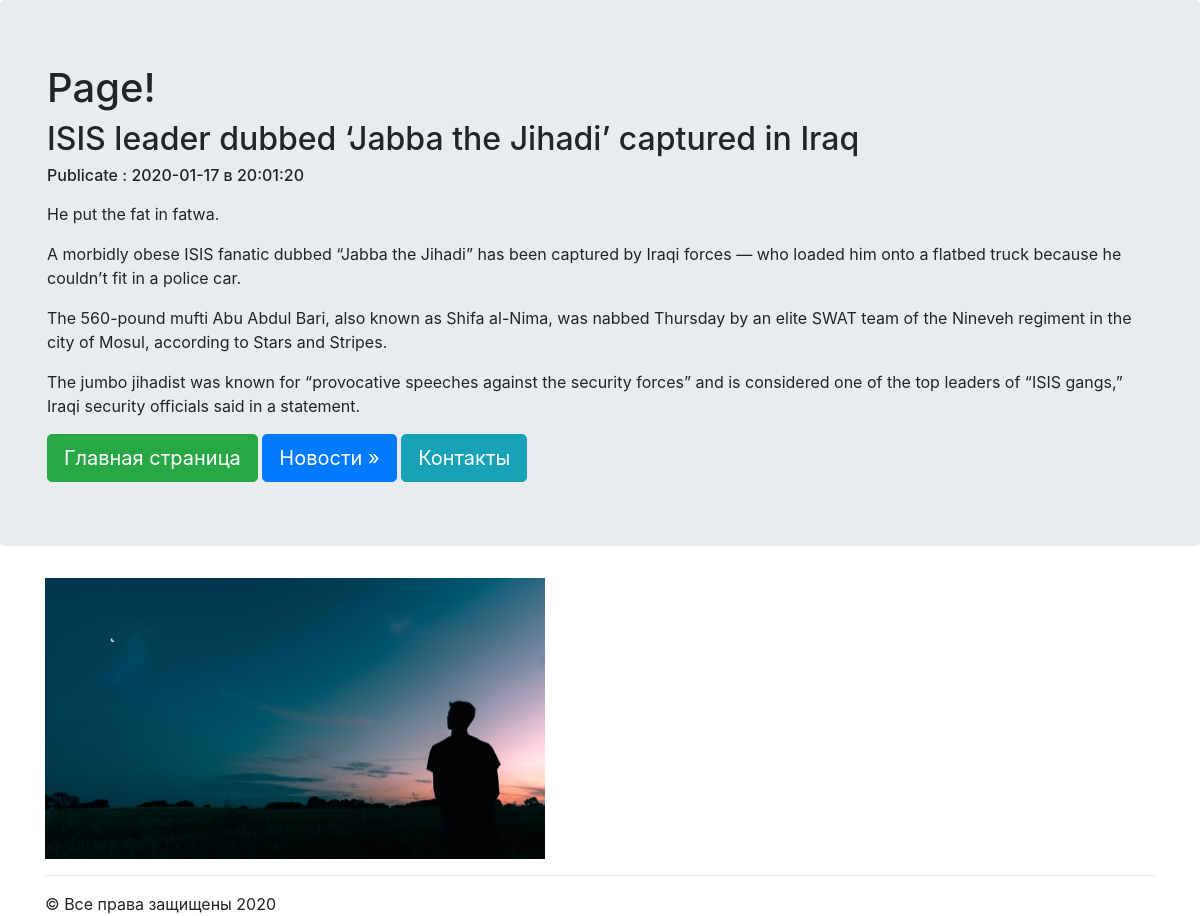
Screenshot of /news/3 with the database file from the repository.
### news/models.py (models this page shows, shortened)
class Articles(models.Model):
    title = models.CharField(max_length=120)
    post = models.TextField()
    date = models.DateTimeField()

### news/templates/news/post.html
{% extends "MainApp/wrapper.html" %}
{% block content %}
    <h2 class="text_info">{{ articles.title }}</h2>
    <h6 class="text_info">Publicate : {{ articles.date|date:"Y-m-d в H:m:s" }}</h6>
    <p>{{ articles.post|safe|linebreaks }}</p>
{% endblock %}

### rows the page displays
Articles: title "ISIS leader dubbed ‘Jabba the Jihadi’ captured in Iraq", date "2020-01-17 в 20:01:20", post "He put the fat in fatwa. A morbidly obese ISIS fanatic dubbed “Jabba the Jihadi” has been captured by Iraqi forces — who loaded him onto a flatbed truck because he couldn’t fit in a police car. The 560-pound mufti Abu Abdul Bari, also known as Shifa al-Nima, was nabbed Thursday by an elite SWAT team of the Nineveh regiment in the city of Mosul, according to Stars and Stripes. The jumbo jihadist was known for “provocative speeches against the security forces” and is considered one of the top leaders of “ISIS gangs,” Iraqi security officials said in a statement."
